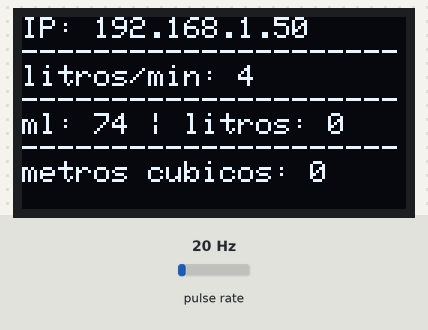
Simulated run of this sketch. Board: ESP8266 (NodeMCU). Parts: 128×64 one-colour display. Wiring (inferred from the names in the program): pulse sensor: data D7. The test bench sets the inputs (shaded band); at power-on: pulse rate 20 Hz. WiFi joins after 1.5 s; servers stay silent unless stated; random numbers use the default seed unless the sketch sets one; what the sketch prints to the serial monitor is not drawn.

Above: at 3.2 s.
At 4.3 s:
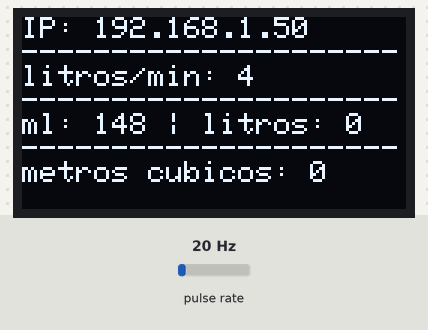
4.4 s: pulse rate (sensor on D7) set to 4 Hz
At 5.7 s:
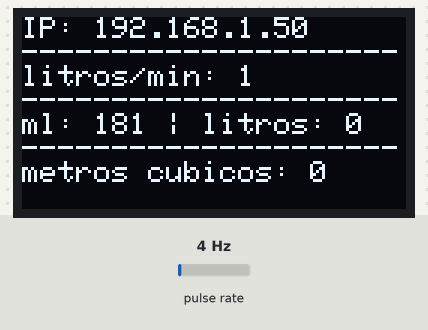
7.4 s: pulse rate (sensor on D7) set to 50 Hz
At 8.9 s:
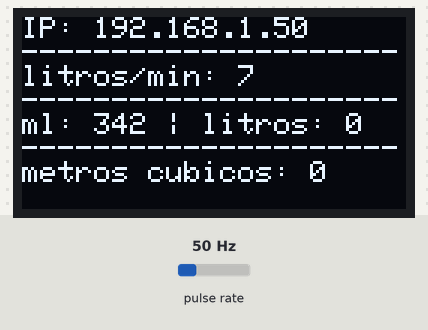
10.4 s: pulse rate (sensor on D7) set to 100 Hz
At 11.7 s:
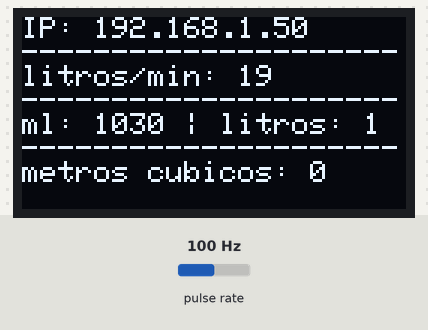
Timing chart, 0 to 13.4 s (numbered marks = the images above; inputs shaded):
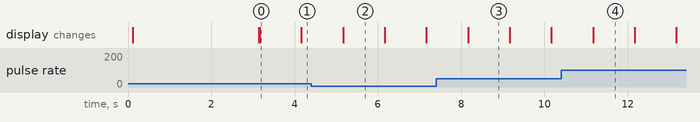

The sketch:

HidrometroDigital.ino
```cpp
// (licence header left out)
#ifdef ESP32
  #include <WiFi.h>
  #include <AsyncTCP.h>
#else
  #include <ESP8266WiFi.h>
  #include <ESPAsyncTCP.h>
#endif

#include <SPI.h>
#include <Wire.h>
#include <Adafruit_GFX.h>
#include <Adafruit_SH110X.h>
#include <ESPAsyncWebServer.h>
#include <ThingerESP8266.h>
#include <ArduinoJson.h>

/*#include <Adafruit_BME280.h>
#include <Adafruit_Sensor.h>*/

// Replace with your network credentials
//const char* ssid = "Gersonline";
//const char* password = "carinegata";
const char* ssid = "TP-LINK_A2CE";
const char* password = "07621895";

// Create AsyncWebServer object on port 80
AsyncWebServer server(80);
// Create an Event Source on /events
AsyncEventSource events("/events");

// Timer variables
/*unsigned long lastTime = 0;
unsigned long timerDelay = 3000000;*/
#define SENSOR  D7
long currentMillis = 0;
long previousMillis = 0;
int interval = 1000;
//boolean ledState = LOW;
float calibrationFactor = 4.5;
volatile byte pulseCount;
byte pulse1Sec = 0;
float flowRate;
unsigned int flowMilliLitres;
unsigned long totalMilliLitres;

// Create a sensor object
void IRAM_ATTR pulseCounter()
{
  pulseCount++;
}


/* Uncomment the initialize the I2C address , uncomment only one, If you get a totally blank screen try the other*/
#define i2c_Address 0x3c //initialize with the I2C addr 0x3C Typically eBay OLED's
//#define i2c_Address 0x3d //initialize with the I2C addr 0x3D Typically Adafruit OLED's

#define SCREEN_WIDTH 128 // OLED display width, in pixels
#define SCREEN_HEIGHT 64 // OLED display height, in pixels
#define OLED_RESET -1   //   QT-PY / XIAO
Adafruit_SH1106G display = Adafruit_SH1106G(SCREEN_WIDTH, SCREEN_HEIGHT, &Wire, OLED_RESET);


#define NUMFLAKES 10
#define XPOS 0
#define YPOS 1
#define DELTAY 2


#define LOGO16_GLCD_HEIGHT 16
#define LOGO16_GLCD_WIDTH  16

// Initialize WiFi
void initWiFi() {
    display.begin(i2c_Address, true); // Address 0x3C default

    // Clear the buffer.
    display.clearDisplay();

    // text display tests
    display.setTextSize(1);
    display.setTextColor(SH110X_WHITE);
    display.setCursor(0, 0);
    display.println("Failure is always an option");
    display.setTextColor(SH110X_BLACK, SH110X_WHITE); // 'inverted' text
    display.println(3.141592);
    display.setTextSize(2);
    display.setTextColor(SH110X_WHITE);
    display.print("0x"); display.println(0xDEADBEEF, HEX);
    display.display();
    display.clearDisplay();

    WiFi.mode(WIFI_STA);
    WiFi.begin(ssid, password);
    Serial.print("Connecting to WiFi ..");
    display.setCursor(0, 0);
    display.setTextSize(2);
    display.setTextColor(SH110X_WHITE);
    display.print("Conectando no WiFi ..");
    display.display();
    while (WiFi.status() != WL_CONNECTED) {
        Serial.print('.');
        display.print(".");
        display.display();
        delay(3000);
    }
    Serial.println(WiFi.localIP());

    display.clearDisplay();
    display.setCursor(0, 0);
    display.setTextSize(1);
    display.setTextColor(SH110X_BLACK, SH110X_WHITE); // 'inverted' text
    display.println(WiFi.localIP());
    display.display();
}

//aqui Jerson!!
String processor(const String& var){
  //getSensorReadings();
  //Serial.println(var);

  if(var == "totalMilliLitres"){
    return String(totalMilliLitres);
  }
  else if(var == "flowMilliLitres"){
    return String(flowMilliLitres);
  }
  else if(var == "flowRate"){
    return String(flowRate);
  }
  return String();
}

const char index_html[] PROGMEM = R"rawliteral(
<!DOCTYPE HTML><html>
<head>
  <title>ESP Web Server</title>
  <meta name="viewport" content="width=device-width, initial-scale=1">
  <link rel="stylesheet" href="https://use.fontawesome.com/releases/v5.7.2/css/all.css" integrity="sha384-fnmOCqbTlWIlj8LyTjo7mOUStjsKC4pOpQbqyi7RrhN7udi9RwhKkMHpvLbHG9Sr" crossorigin="anonymous">
  <link rel="icon" href="data:,">
  <script src="gauge.min.js"></script>
  <style>
    html {font-family: Arial; display: inline-block; text-align: center;}
    p { font-size: 1.2rem;}
    body {  margin: 0;}
    .topnav { overflow: hidden; background-color: #FF8C00; color: white; font-size: 1rem; }
    .content { padding: 20px; }
    .card { background-color: white; box-shadow: 2px 2px 12px 1px rgba(140,140,140,.5); }
    .cards { max-width: 800px; margin: 0 auto; display: grid; grid-gap: 2rem; grid-template-columns: repeat(auto-fit, minmax(200px, 1fr)); }
    .reading { font-size: 1.4rem; }
  </style>
</head>
<body>
  <div class="topnav">
    <h1>Smart Hydrometer</h1>
  </div>
  <div class="content">
    <div class="cards">
      <div class="card">
        <p><i class="fas fa-tint" style="color:#00add6;"></i> Consumo Total</p>
        <p><span class="reading"><span id="TotalConsumo">%TotalConsumo%</span> ml</p>
        <hr><br>
        <p><span class="reading"><span id="Litros">%Litros%</span> L</p>
        <hr><br>
        <p><span class="reading"><span id="m3">%m3%</span> m3</span></p>
      </div>
      <div class="card">
        <p><i class="fas fa-angle-double-down" style="color:#059e8a;"></i> Litros/Min</p><p><span class="reading"><span id="Litro_Min">%Litro_Min%</span> L/Min</span></p>
      <!-- <div id="chart_div" style="background-color: transparent; width: 100px; height: 100px; position: relative; margin-left: auto; margin-right: auto;" ></div>-->
      </div>
      <div class="card">
        <p><i class="fas fa-money-bill" style="color:#e1e437;"></i> Custo</p><p><span class="reading">R$ <span id="conta">%reais%</span></span></p>
      </div>
    </div>
  </div>
  <div class="content">
    <div class="cards">
      <div style="background-color: #343a40;" class="card">
        <p style="color: white;">Powered By: Gerson Lima</p>
      </div>
    </div>
  </div>
<script type="text/javascript" src="https://www.gstatic.com/charts/loader.js"></script>
<script type="text/javascript">
if (!!window.EventSource) {
 var source = new EventSource('/events');

 google.charts.load('current', {'packages':['gauge']});
 google.charts.setOnLoadCallback(drawChart);

function drawChart() {

        var data = google.visualization.arrayToDataTable([
          ['Label', 'Value'],
          ['l/min', 0]/*,
          ['CPU', 0],
          ['Network', 0]*/
        ]);

        var options = {
          width: 400, height: 120,
          redFrom: 90, redTo: 100,
          yellowFrom:75, yellowTo: 90,
          minorTicks: 5
        };

        var chart = new google.visualization.Gauge(document.getElementById('chart_div'));

        chart.draw(data, options);

        setInterval(function() {
          source.addEventListener('flowRate', function(e) {
          data.setValue(0, 1, Math.round(e.data));
          chart.draw(data, options);
          }, false);
        }, 50);

        /*setInterval(function() {
          data.setValue(1, 1, 40 + Math.round(60 * Math.random()));
          chart.draw(data, options);
        }, 50);
        setInterval(function() {
          data.setValue(2, 1, 60 + Math.round(20 * Math.random()));
          chart.draw(data, options);
        }, 50);*/
      }

 source.addEventListener('open', function(e) {
  console.log("Events Connected");
 }, false);
 source.addEventListener('error', function(e) {
  if (e.target.readyState != EventSource.OPEN) {
    console.log("Events Disconnected");
  }
 }, false);

 source.addEventListener('message', function(e) {
  console.log("message", e.data);
 }, false);


 source.addEventListener('totalMilliLitres', function(e) {
  console.log("totalMilliLitres", e.data);
  document.getElementById("TotalConsumo").innerHTML = e.data;
 }, false);

 source.addEventListener('Litros', function(e) {
  console.log("Litros", e.data);
  document.getElementById("Litros").innerHTML = e.data;
 }, false);

 source.addEventListener('flowRate', function(e) {
  console.log("flowRate", e.data);
  document.getElementById("Litro_Min").innerHTML = e.data;
 }, false);

 source.addEventListener('m3', function(e) {
  console.log("m3", e.data);
  document.getElementById("m3").innerHTML = e.data;
 }, false);
 source.addEventListener('conta', function(e) {
  console.log("conta", e.data);
  document.getElementById("conta").innerHTML = e.data;
 }, false);

}
</script>
</body>
</html>)rawliteral";

void setup() {
  pinMode(SENSOR, INPUT_PULLUP);
  attachInterrupt(digitalPinToInterrupt(SENSOR), pulseCounter, FALLING);
  pulseCount = 0;
  flowRate = 0;
  flowMilliLitres = 0;
  totalMilliLitres = 0;
  previousMillis = 0;

  Serial.begin(115200);
  //thing.add_wifi(SSID, SSID_PASSWORD);
  initWiFi();

  // Handle Web Server
  server.on("/", HTTP_GET, [](AsyncWebServerRequest *request){
    request->send_P(0, "text/html", index_html, processor);
  });

  server.on("/api", HTTP_GET, [](AsyncWebServerRequest *request) {
      AsyncResponseStream *response = request->beginResponseStream("application/json");
      DynamicJsonDocument json(1024);
      json["status"] = "ok";
      json["ssid"] = WiFi.SSID();
      json["ip"] = WiFi.localIP().toString();
      json["totalMilliLitres"] = totalMilliLitres;
      json["flowRate"] = flowRate;
      json["macAddress"] = WiFi.macAddress();

      serializeJson(json, *response);
      request->send(response);
  });

  // Handle Web Server Events
  events.onConnect([](AsyncEventSourceClient *client){
    if(client->lastId()){
      Serial.printf("Client reconnected! Last message ID that it got is: %u\n", client->lastId());
    }
    // send event with message "hello!", id current millis
    // and set reconnect delay to 1 second

    client->send("hello!", NULL, millis(), 1000);

  });
  server.addHandler(&events);
  DefaultHeaders::Instance().addHeader("Access-Control-Allow-Origin", "*");
  server.begin();

}

void loop() {
  currentMillis = millis();
  if (currentMillis - previousMillis > interval) {
    pulse1Sec = pulseCount;
    pulseCount = 0;
    flowRate = ((1000.0 / (millis() - previousMillis)) * pulse1Sec) / calibrationFactor;
    previousMillis = millis();
    flowMilliLitres = (flowRate / 60) * 1000;
    totalMilliLitres += flowMilliLitres;


    // Print the flow rate for this second in litres / minute
    Serial.print("Flow rate: ");
    Serial.print(int(flowRate));  // Print the integer part of the variable
    Serial.print("L/min");
    Serial.print("\t");       // Print tab space
    // Print the cumulative total of litres flowed since starting
    Serial.print("Output Liquid Quantity: ");
    Serial.print(totalMilliLitres);
    Serial.print("ml / ");
    int Litros = totalMilliLitres / 1000;
    Serial.print(Litros);
    Serial.println("L");
    int m3 = Litros / 1000;
    Serial.print(m3,5);
    Serial.println("m³: ");
    float conta = 0.00;
    conta = ((Litros * 2.94)*0.09);

    display.clearDisplay();
    display.setCursor(0, 0);
    display.setTextSize(1);
    display.setTextColor(SH110X_WHITE);
    display.print("IP: ");
    display.println(WiFi.localIP());
    display.setTextSize(1);
    //display.setTextColor(SH110X_BLACK, SH110X_WHITE); // 'inverted' text
    display.print("---------------------");
    display.setTextColor(SH110X_WHITE);
    display.print("litros/min: ");
    display.println(int(flowRate));
    display.print("---------------------");
    display.print("ml: ");
    display.print(int(totalMilliLitres));
    display.print(" | litros: ");
    display.println(int(Litros));
    display.print("---------------------");
    display.print("metros cubicos: ");
    display.print(m3,5);
    display.display();

  // Send Events to the Web Server with the Sensor Readings
    events.send("ping",NULL,millis());
    events.send(String(int(flowRate)).c_str(),"flowRate",millis());
    events.send(String(totalMilliLitres).c_str(),"totalMilliLitres",millis());
    events.send(String(Litros).c_str(),"Litros",millis());
    events.send(String(m3).c_str(),"m3",millis());
    events.send(String(conta).c_str(),"conta",millis());


    //lastTime = millis();
  }

}
```

Measured:
- what the display in image 0 shows lasts 1.0 s, from 3.2 s to 4.2 s
